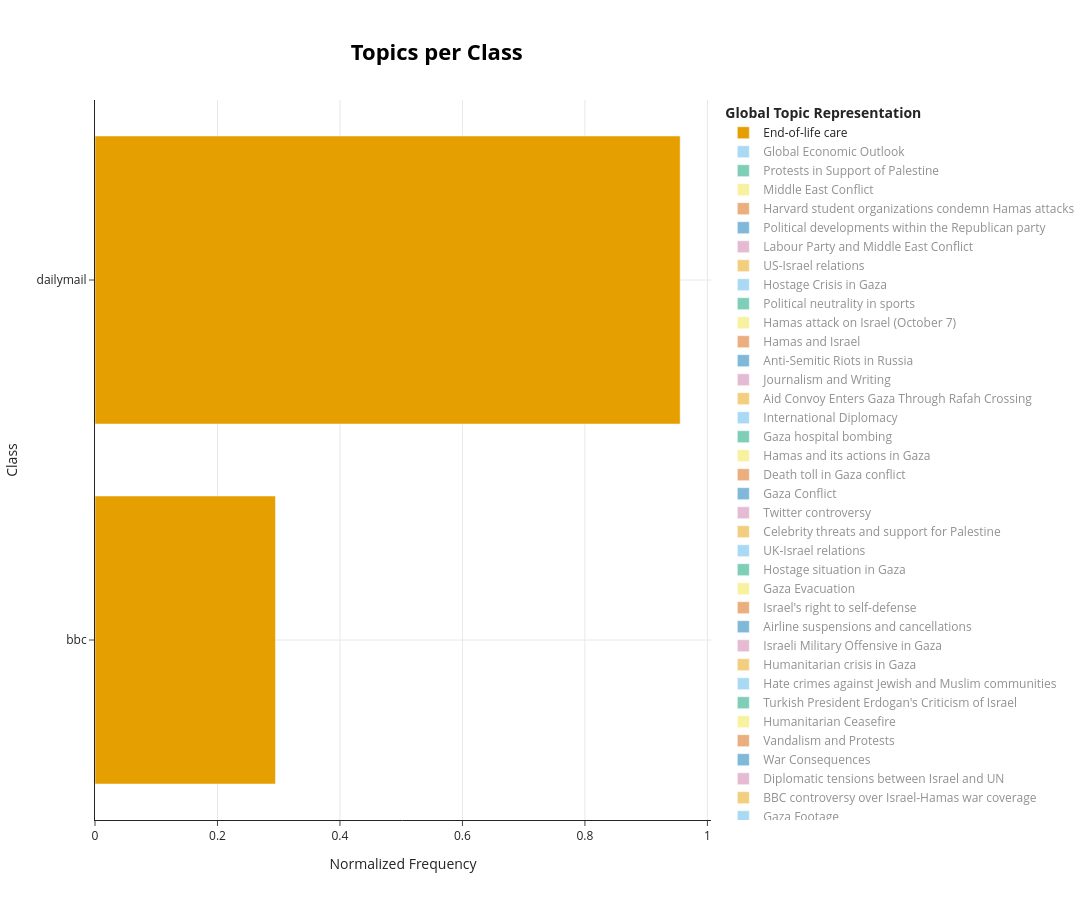

Notebook cell for this chart:
### Code cell
topic_model.visualize_topics_per_class(topics_per_class, top_n_topics=50, custom_labels=True, normalize_frequency=True)

### Figure 1 — Plotly figure (JSON) as saved in the notebook; plotly's stock layout.template omitted (floating-point values rounded to 4 significant figures)
{"data": [{"hoverinfo": "text", "hovertext": ["<b>Topic 0</b><br>Words: we, he, she, they, it", "<b>Topic 0</b><br>Words: we, it, he, they, is"], "marker": {"color": "#E69F00"}, "name": "End-of-life care", "orientation": "h", "visible": true, "x": [0.2947, 0.9556], "y": ["bbc", "dailymail"], "type": "bar"}, {"hoverinfo": "text", "hovertext": ["<b>Topic 1</b><br>Words: oil, prices, year, the, of", "<b>Topic 1</b><br>Words: prices, oil, year, inflation, quarter"], "marker": {"color": "#56B4E9"}, "name": "Global Economic Outlook", "orientation": "h", "visible": "legendonly", "x": [0.01223, 0.9999], "y": ["bbc", "dailymail"], "type": "bar"}, {"hoverinfo": "text", "hovertext": ["<b>Topic 2</b><br>Words: police, pro, protesters, in, protest", "<b>Topic 2</b><br>Words: protesters, police, palestine, in, pro"], "marker": {"color": "#009E73"}, "name": "Protests in Support of Palestine", "orientation": "h", "visible": "legendonly", "x": [0.06583, 0.9978], "y": ["bbc", "dailymail"], "type": "bar"}, {"hoverinfo": "text", "hovertext": ["<b>Topic 3</b><br>Words: hezbollah, iran, lebanon, us, the", "<b>Topic 3</b><br>Words: hezbollah, iran, lebanon, the, syria"], "marker": {"color": "#F0E442"}, "name": "Middle East Conflict", "orientation": "h", "visible": "legendonly", "x": [0.1421, 0.9899], "y": ["bbc", "dailymail"], "type": "bar"}, {"hoverinfo": "text", "hovertext": ["<b>Topic 4</b><br>Words: university, students, harvard, student, school", "<b>Topic 4</b><br>Words: students, university, harvard, student, the"], "marker": {"color": "#D55E00"}, "name": "Harvard student organizations condemn Hamas attacks", "orientation": "h", "visible": "legendonly", "x": [0.0552, 0.9985], "y": ["bbc", "dailymail"], "type": "bar"}, {"hoverinfo": "text", "hovertext": ["<b>Topic 5</b><br>Words: trump, republican, desantis, republicans, mr", "<b>Topic 5</b><br>Words: republican, johnson, trump, pence, his"], "marker": {"color": "#0072B2"}, "name": "Political developments within the Republican party", "orientation": "h", "visible": "legendonly", "x": [0.02486, 0.9997], "y": ["bbc", "dailymail"], "type": "bar"}, {"hoverinfo": "text", "hovertext": ["<b>Topic 6</b><br>Words: labour, keir, party, sir, leader", "<b>Topic 6</b><br>Words: labour, keir, sir, party, councilcllr"], "marker": {"color": "#CC79A7"}, "name": "Labour Party and Middle East Conflict", "orientation": "h", "visible": "legendonly", "x": [0.283, 0.9591], "y": ["bbc", "dailymail"], "type": "bar"}, {"hoverinfo": "text", "hovertext": ["<b>Topic 7</b><br>Words: biden, president, blinken, mr, joe", "<b>Topic 7</b><br>Words: biden, president, joe, israel, blinken"], "marker": {"color": "#E69F00"}, "name": "US-Israel relations", "orientation": "h", "visible": "legendonly", "x": [0.16, 0.9871], "y": ["bbc", "dailymail"], "type": "bar"}, {"hoverinfo": "text", "hovertext": ["<b>Topic 8</b><br>Words: hostages, hostage, taken, release, held", "<b>Topic 8</b><br>Words: hostages, release, held, hamas, hostage"], "marker": {"color": "#56B4E9"}, "name": "Hostage Crisis in Gaza", "orientation": "h", "visible": "legendonly", "x": [0.3368, 0.9416], "y": ["bbc", "dailymail"], "type": "bar"}, {"hoverinfo": "text", "hovertext": ["<b>Topic 9</b><br>Words: team, club, game, diehard, planning", "<b>Topic 9</b><br>Words: club, league, fa, the, match"], "marker": {"color": "#009E73"}, "name": "Political neutrality in sports", "orientation": "h", "visible": "legendonly", "x": [0.01549, 0.9999], "y": ["bbc", "dailymail"], "type": "bar"}, {"hoverinfo": "text", "hovertext": ["<b>Topic 10</b><br>Words: 400, people, october, hamas, killed", "<b>Topic 10</b><br>Words: 400, hamas, october, killed, people"], "marker": {"color": "#F0E442"}, "name": "Hamas attack on Israel (October 7)", "orientation": "h", "visible": "legendonly", "x": [0.3306, 0.9438], "y": ["bbc", "dailymail"], "type": "bar"}, {"hoverinfo": "text", "hovertext": ["<b>Topic 11</b><br>Words: not, israel, no, hamas, it", "<b>Topic 11</b><br>Words: not, israel, no, hamas, it"], "marker": {"color": "#D55E00"}, "name": "Hamas and Israel", "orientation": "h", "visible": "legendonly", "x": [0.1696, 0.9855], "y": ["bbc", "dailymail"], "type": "bar"}, {"hoverinfo": "text", "hovertext": ["<b>Topic 12</b><br>Words: russia, ukraine, russian, putin, moscow", "<b>Topic 12</b><br>Words: russia, russian, ukraine, airport, dagestan"], "marker": {"color": "#0072B2"}, "name": "Anti-Semitic Riots in Russia", "orientation": "h", "visible": "legendonly", "x": [0.07408, 0.9973], "y": ["bbc", "dailymail"], "type": "bar"}, {"hoverinfo": "text", "hovertext": ["<b>Topic 13</b><br>Words: reporting, by, editing, additional, contributed", "<b>Topic 13</b><br>Words: reporting, editing, by, writing, additional"], "marker": {"color": "#CC79A7"}, "name": "Journalism and Writing", "orientation": "h", "visible": "legendonly", "x": [0.04626, 0.9989], "y": ["bbc", "dailymail"], "type": "bar"}, {"hoverinfo": "text", "hovertext": ["<b>Topic 14</b><br>Words: crossing, egypt, aid, rafah, trucks", "<b>Topic 14</b><br>Words: trucks, aid, crossing, egypt, rafah"], "marker": {"color": "#E69F00"}, "name": "Aid Convoy Enters Gaza Through Rafah Crossing", "orientation": "h", "visible": "legendonly", "x": [0.2624, 0.965], "y": ["bbc", "dailymail"], "type": "bar"}, {"hoverinfo": "text", "hovertext": ["<b>Topic 15</b><br>Words: china, chinese, beijing, wang, xi", "<b>Topic 15</b><br>Words: china, wang, chinese, xi, beijing"], "marker": {"color": "#56B4E9"}, "name": "International Diplomacy", "orientation": "h", "visible": "legendonly", "x": [0.06055, 0.9982], "y": ["bbc", "dailymail"], "type": "bar"}, {"hoverinfo": "text", "hovertext": ["<b>Topic 16</b><br>Words: hospital, blast, rocket, ahli, al", "<b>Topic 16</b><br>Words: hospital, ahli, blast, al, rocket"], "marker": {"color": "#009E73"}, "name": "Gaza hospital bombing", "orientation": "h", "visible": "legendonly", "x": [0.1334, 0.9911], "y": ["bbc", "dailymail"], "type": "bar"}, {"hoverinfo": "text", "hovertext": ["<b>Topic 17</b><br>Words: hamas, is, of, the, are", "<b>Topic 17</b><br>Words: hamas, is, are, of, that"], "marker": {"color": "#F0E442"}, "name": "Hamas and its actions in Gaza", "orientation": "h", "visible": "legendonly", "x": [0.2878, 0.9577], "y": ["bbc", "dailymail"], "type": "bar"}, {"hoverinfo": "text", "hovertext": ["<b>Topic 18</b><br>Words: killed, strikes, health, than, ministry", "<b>Topic 18</b><br>Words: health, killed, ministry, than, more"], "marker": {"color": "#D55E00"}, "name": "Death toll in Gaza conflict", "orientation": "h", "visible": "legendonly", "x": [0.4551, 0.8904], "y": ["bbc", "dailymail"], "type": "bar"}, {"hoverinfo": "text", "hovertext": ["<b>Topic 19</b><br>Words: played, gaza, video, israeli, strike", "<b>Topic 19</b><br>Words: gaza, israeli, strip, southern, in"], "marker": {"color": "#0072B2"}, "name": "Gaza Conflict", "orientation": "h", "visible": "legendonly", "x": [0.01538, 0.9999], "y": ["bbc", "dailymail"], "type": "bar"}, {"hoverinfo": "text", "hovertext": ["<b>Topic 20</b><br>Words: twitter, content, tiktok, formerly, musk", "<b>Topic 20</b><br>Words: twitter, musk, formerly, social, platform"], "marker": {"color": "#CC79A7"}, "name": "Twitter controversy", "orientation": "h", "visible": "legendonly", "x": [0.2172, 0.9761], "y": ["bbc", "dailymail"], "type": "bar"}, {"hoverinfo": "text", "hovertext": ["<b>Topic 21</b><br>Words: her, instagram, fanash, she, eid", "<b>Topic 21</b><br>Words: her, gigi, she, hadid, instagram"], "marker": {"color": "#E69F00"}, "name": "Celebrity threats and support for Palestine", "orientation": "h", "visible": "legendonly", "x": [0.01425, 0.9999], "y": ["bbc", "dailymail"], "type": "bar"}, {"hoverinfo": "text", "hovertext": ["<b>Topic 22</b><br>Words: sunak, uk, rishi, mr, prime", "<b>Topic 22</b><br>Words: sunak, rishi, to, prime, mr"], "marker": {"color": "#56B4E9"}, "name": "UK-Israel relations", "orientation": "h", "visible": "legendonly", "x": [0.2713, 0.9625], "y": ["bbc", "dailymail"], "type": "bar"}, {"hoverinfo": "text", "hovertext": ["<b>Topic 23</b><br>Words: her, kibbutz, mother, oz, she", "<b>Topic 23</b><br>Words: her, she, lifshitz, yocheved, mother"], "marker": {"color": "#009E73"}, "name": "Hostage situation in Gaza", "orientation": "h", "visible": "legendonly", "x": [0.4812, 0.8766], "y": ["bbc", "dailymail"], "type": "bar"}, {"hoverinfo": "text", "hovertext": ["<b>Topic 24</b><br>Words: south, north, gaza, evacuate, northern", "<b>Topic 24</b><br>Words: south, evacuate, northern, gaza, move"], "marker": {"color": "#F0E442"}, "name": "Gaza Evacuation", "orientation": "h", "visible": "legendonly", "x": [0.2765, 0.961], "y": ["bbc", "dailymail"], "type": "bar"}, {"hoverinfo": "text", "hovertext": ["<b>Topic 25</b><br>Words: right, defend, itself, israel, we", "<b>Topic 25</b><br>Words: right, defend, itself, we, israel"], "marker": {"color": "#D55E00"}, "name": "Israel's right to self-defense", "orientation": "h", "visible": "legendonly", "x": [0.1634, 0.9866], "y": ["bbc", "dailymail"], "type": "bar"}, {"hoverinfo": "text", "hovertext": ["<b>Topic 26</b><br>Words: flights, flight, aviv, tel, uk", "<b>Topic 26</b><br>Words: flights, flight, airport, aviv, tel"], "marker": {"color": "#0072B2"}, "name": "Airline suspensions and cancellations", "orientation": "h", "visible": "legendonly", "x": [0.3531, 0.9356], "y": ["bbc", "dailymail"], "type": "bar"}, {"hoverinfo": "text", "hovertext": ["<b>Topic 27</b><br>Words: ground, gaza, operations, israel, invasion", "<b>Topic 27</b><br>Words: ground, invasion, gaza, military, into"], "marker": {"color": "#CC79A7"}, "name": "Israeli Military Offensive in Gaza", "orientation": "h", "visible": "legendonly", "x": [0.2183, 0.9759], "y": ["bbc", "dailymail"], "type": "bar"}, {"hoverinfo": "text", "hovertext": ["<b>Topic 28</b><br>Words: fuel, water, food, supplies, cut", "<b>Topic 28</b><br>Words: fuel, agency, water, food, unrwa"], "marker": {"color": "#E69F00"}, "name": "Humanitarian crisis in Gaza", "orientation": "h", "visible": "legendonly", "x": [0.2598, 0.9656], "y": ["bbc", "dailymail"], "type": "bar"}, {"hoverinfo": "text", "hovertext": ["<b>Topic 29</b><br>Words: incidents, jewish, antisemitic, hate, antisemitism", "<b>Topic 29</b><br>Words: incidents, anti, jewish, antisemitic, jews"], "marker": {"color": "#56B4E9"}, "name": "Hate crimes against Jewish and Muslim communities", "orientation": "h", "visible": "legendonly", "x": [0.1119, 0.9937], "y": ["bbc", "dailymail"], "type": "bar"}, {"hoverinfo": "text", "hovertext": ["<b>Topic 30</b><br>Words: erdogan, turkey, turkish, israel, addressing", "<b>Topic 30</b><br>Words: erdogan, turkey, turkish, tayyip, istanbul"], "marker": {"color": "#009E73"}, "name": "Turkish President Erdogan's Criticism of Israel", "orientation": "h", "visible": "legendonly", "x": [0.03628, 0.9993], "y": ["bbc", "dailymail"], "type": "bar"}, {"hoverinfo": "text", "hovertext": ["<b>Topic 31</b><br>Words: ceasefire, humanitarian, for, pauses, immediate", "<b>Topic 31</b><br>Words: ceasefire, immediate, humanitarian, for, we"], "marker": {"color": "#F0E442"}, "name": "Humanitarian Ceasefire", "orientation": "h", "visible": "legendonly", "x": [0.2346, 0.9721], "y": ["bbc", "dailymail"], "type": "bar"}, {"hoverinfo": "text", "hovertext": ["<b>Topic 32</b><br>Words: posters, friend, image, tearing, chainsaw", "<b>Topic 32</b><br>Words: posters, down, tearing, kidnapped, ripping"], "marker": {"color": "#D55E00"}, "name": "Vandalism and Protests", "orientation": "h", "visible": "legendonly", "x": [0.01498, 0.9999], "y": ["bbc", "dailymail"], "type": "bar"}, {"hoverinfo": "text", "hovertext": ["<b>Topic 33</b><br>Words: war, this, we, is, the", "<b>Topic 33</b><br>Words: war, this, we, military, is"], "marker": {"color": "#0072B2"}, "name": "War Consequences", "orientation": "h", "visible": "legendonly", "x": [0.3028, 0.9531], "y": ["bbc", "dailymail"], "type": "bar"}, {"hoverinfo": "text", "hovertext": ["<b>Topic 34</b><br>Words: guterres, un, general, secretary, erdan", "<b>Topic 34</b><br>Words: guterres, un, general, erdan, secretary"], "marker": {"color": "#CC79A7"}, "name": "Diplomatic tensions between Israel and UN", "orientation": "h", "visible": "legendonly", "x": [0.1099, 0.9939], "y": ["bbc", "dailymail"], "type": "bar"}, {"hoverinfo": "text", "hovertext": ["<b>Topic 35</b><br>Words: bbc, terrorist, the, it, coverage", "<b>Topic 35</b><br>Words: bbc, terrorist, the, it, hamas"], "marker": {"color": "#E69F00"}, "name": "BBC controversy over Israel-Hamas war coverage", "orientation": "h", "visible": "legendonly", "x": [0.1825, 0.9832], "y": ["bbc", "dailymail"], "type": "bar"}, {"hoverinfo": "text", "hovertext": ["<b>Topic 36</b><br>Words: video, played, footage, can, this", "<b>Topic 36</b><br>Words: footage, video, hamas, of, shows"], "marker": {"color": "#56B4E9"}, "name": "Gaza Footage", "orientation": "h", "visible": "legendonly", "x": [0.7193, 0.6947], "y": ["bbc", "dailymail"], "type": "bar"}, {"hoverinfo": "text", "hovertext": ["<b>Topic 37</b><br>Words: albanese, dinner, biden, anthony, white"], "marker": {"color": "#009E73"}, "name": "White House State Dinner", "orientation": "h", "visible": "legendonly", "x": [1.0], "y": ["dailymail"], "type": "bar"}, {"hoverinfo": "text", "hovertext": ["<b>Topic 38</b><br>Words: water, food, no, electricity, running", "<b>Topic 38</b><br>Words: water, food, bread, no, electricity"], "marker": {"color": "#F0E442"}, "name": "Food and Water Scarcity", "orientation": "h", "visible": "legendonly", "x": [0.481, 0.8767], "y": ["bbc", "dailymail"], "type": "bar"}, {"hoverinfo": "text", "hovertext": ["<b>Topic 39</b><br>Words: un, assembly, truce, resolution, council", "<b>Topic 39</b><br>Words: resolution, council, united, assembly, ambassador"], "marker": {"color": "#D55E00"}, "name": "U.N. Diplomacy", "orientation": "h", "visible": "legendonly", "x": [0.04757, 0.9989], "y": ["bbc", "dailymail"], "type": "bar"}, {"hoverinfo": "text", "hovertext": ["<b>Topic 40</b><br>Words: gunter, joel, photographs, photo, ap", "<b>Topic 40</b><br>Words: photo, ap, file, abed, khaled"], "marker": {"color": "#0072B2"}, "name": "AP Curated Photos", "orientation": "h", "visible": "legendonly", "x": [0.03331, 0.9994], "y": ["bbc", "dailymail"], "type": "bar"}, {"hoverinfo": "text", "hovertext": ["<b>Topic 41</b><br>Words: rabah, zahar, assassinate, 2003, bilal", "<b>Topic 41</b><br>Words: 2023, ap, photo, oct, strip"], "marker": {"color": "#CC79A7"}, "name": "Gaza conflict", "orientation": "h", "visible": "legendonly", "x": [0.01895, 0.9998], "y": ["bbc", "dailymail"], "type": "bar"}, {"hoverinfo": "text", "hovertext": ["<b>Topic 42</b><br>Words: yousaf, nakla, el, humza, mr", "<b>Topic 42</b><br>Words: yousaf, nakla, humza, el, trapped"], "marker": {"color": "#E69F00"}, "name": "Family Trapped in Gaza", "orientation": "h", "visible": "legendonly", "x": [0.5241, 0.8517], "y": ["bbc", "dailymail"], "type": "bar"}, {"hoverinfo": "text", "hovertext": ["<b>Topic 43</b><br>Words: watch, played, survivor, video, can", "<b>Topic 43</b><br>Words: hamas, gaza, in, of, to"], "marker": {"color": "#56B4E9"}, "name": "Middle East Conflict", "orientation": "h", "visible": "legendonly", "x": [0.02563, 0.9997], "y": ["bbc", "dailymail"], "type": "bar"}, {"hoverinfo": "text", "hovertext": ["<b>Topic 44</b><br>Words: headline, mail, pawns, daily, kill", "<b>Topic 44</b><br>Words: html, msngallery, ito, www, article"], "marker": {"color": "#009E73"}, "name": "Middle East Conflict", "orientation": "h", "visible": "legendonly", "x": [0.01069, 0.9999], "y": ["bbc", "dailymail"], "type": "bar"}, {"hoverinfo": "text", "hovertext": ["<b>Topic 45</b><br>Words: illinois, stabbed, boy, crime, hate", "<b>Topic 45</b><br>Words: czuba, wadea, fayoume, chicago, boy"], "marker": {"color": "#F0E442"}, "name": "Murder of 6-year-old boy in Chicago", "orientation": "h", "visible": "legendonly", "x": [0.005405, 1.0], "y": ["bbc", "dailymail"], "type": "bar"}, {"hoverinfo": "text", "hovertext": ["<b>Topic 46</b><br>Words: hospitals, hospital, quds, patients, gaza", "<b>Topic 46</b><br>Words: hospitals, hospital, health, crescent, gaza"], "marker": {"color": "#D55E00"}, "name": "Humanitarian crisis in Gaza", "orientation": "h", "visible": "legendonly", "x": [0.2119, 0.9773], "y": ["bbc", "dailymail"], "type": "bar"}, {"hoverinfo": "text", "hovertext": ["<b>Topic 47</b><br>Words: button, profile, page, follow, above"], "marker": {"color": "#0072B2"}, "name": "Follow us for news", "orientation": "h", "visible": "legendonly", "x": [1.0], "y": ["dailymail"], "type": "bar"}], "layout": {"xaxis": {"showgrid": true, "title": {"text": "Normalized Frequency"}}, "yaxis": {"showgrid": true, "title": {"text": "Class"}}, "title": {"font": {"size": 22, "color": "Black"}, "text": "<b>Topics per Class</b>", "y": 0.95, "x": 0.4, "xanchor": "center", "yanchor": "top"}, "hoverlabel": {"font": {"size": 16, "family": "Rockwell"}, "bgcolor": "white"}, "width": 1250, "height": 900, "legend": {"title": {"text": "<b>Global Topic Representation"}}}}
